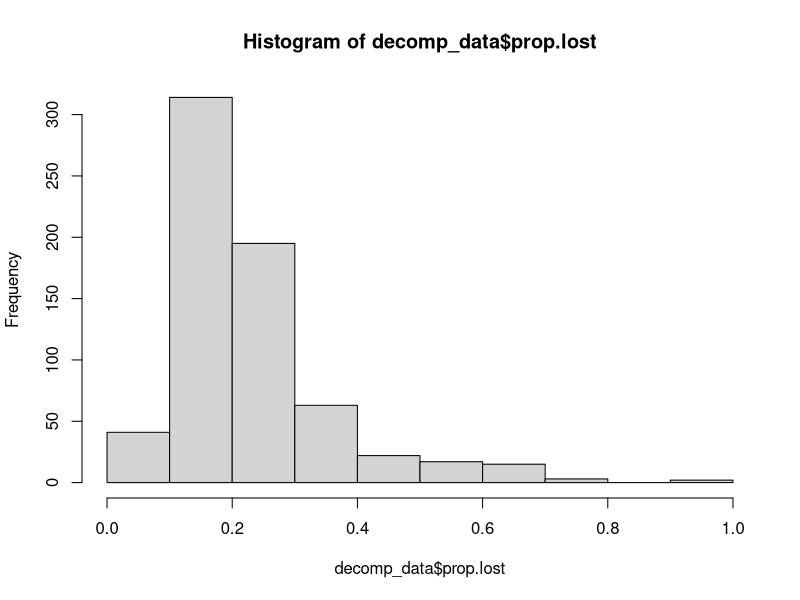

The R script that drew this image: (Note: this script raises an error after producing the figure.)
#=============================================================================#
# Script created to import data and conduct analyses for
# LV Barbosa et al. Austral Ecology 
# Script compatible with R version R version 3.6.3 (2020-02-29)
#=============================================================================#

##############################################################

# Load required libraries
library(tidyverse)
library(lme4)
library(xtable)
##############################################################
# We used split-plot analysis of variance (ANOVA) to determine how N-fertilization 
# influenced litter decomposition. The main effects were 
# litter origin (i.e., High N, low N, or control plots) and 
# litter destination (i.e., High N, low N, or control plots);
# we also included the litter origin x litter destination interaction. 
# Data on the proportion of litter biomass remaining was logit-transformed prior to analysis
# Separate analyses were conducted for each year of the experiment. 

##############################################################
# LOAD AND PROCESS DATA: litter decomposition
##############################################################
decomp_data<-read.csv("./Data/LVB_decomp_data_1march2018.csv", dec=".", header = TRUE, sep = ",", check.names=FALSE )
cols <- c("key", "number", "plot")
decomp_data[cols]<-lapply(decomp_data[cols],as.factor)
rm(cols)
decomp_data <- decomp_data %>% mutate(destination = ordered(destination, levels = c("Control","Low-N","High-N")))
decomp_data <- decomp_data %>% mutate(source = ordered(source, levels = c("Control","Low-N","High-N")))
# calculate the proportion lost from proportion remaining
decomp_data$prop.lost<-(1-decomp_data$prop.rem.3)
hist(decomp_data$prop.lost)
#logit transformation of prop lost 
decomp_data$logit_decomp = log10(decomp_data$prop.lost/(1 - decomp_data$prop.lost))
str(decomp_data)
summary(decomp_data)
decomp_summary_dest <- decomp_data %>% 
  group_by(source,destination,year,replicate, replicate2)
decomp_summary_dest
str(decomp_summary_dest)

# TABLE OF OVERALL DECOMPOSITION BY YEAR (MEAN +/- SD)
decomp.yr <-decomp_data %>% select(year,prop.lost) %>% 
  group_by(year) %>%  
  summarize(mean = mean(prop.lost, na.rm = T), SD = sd(prop.lost, na.rm = T))

# Need rto calclulate averages of logit decomp in each plot for split-plot anova
# first calculate the average SD and SE of the mean of the averages of the 5 bags from each treatement that have been placed in each plot
plot.data<-ungroup(decomp_summary_dest)  
plot.data_M1<-plot.data %>% select(year, source, destination, plot, 
                                   prop.rem.3, prop.lost,logit_decomp) %>%
  group_by(year,source,destination,plot) %>% 
  summarize(avg.prop.lost = mean(prop.lost, na.rm = T),
            avg.logit.decomp = mean(logit_decomp, na.rm = T)) 

plot.data_M2<-plot.data_M1 %>%  group_by(year,source,destination) %>% 
  summarize(avg.prop.lost = mean(avg.prop.lost, na.rm = T),avg.logit.decomp = mean(avg.logit.decomp, na.rm = T))

plot.data_M3<-plot.data_M1 %>%  group_by(year,source,destination) %>% 
  summarize(SD.prop.lost = sd(avg.prop.lost, na.rm = T),SE.prop.lost = sd(avg.prop.lost, na.rm = T)/sqrt(length(avg.prop.lost)),SD.logit.decomp = sd(avg.logit.decomp, na.rm = T), SE.logit.decomp = sd(avg.logit.decomp, na.rm = T)/sqrt(length(avg.logit.decomp)))

plot.data_M4<-left_join(plot.data_M2,plot.data_M3,by=c("year","source","destination"))

plot.data<-left_join(plot.data,plot.data_M4,by=c("year","source","destination"))
avg.2009<-filter(plot.data_M1,year==2009)
avg.2010<-filter(plot.data_M1,year==2010)
avg.2011<-filter(plot.data_M1,year==2011)

DATA.AVG<-avg.2009
# DATA.AVG<-avg.2010
# DATA.AVG<-avg.2011

# SPLIT PLOT ANOVA http://www.personal.psu.edu/mar36/stat_461/split_plot/split_plot.html

# 2009
sp.aov.2009 <- aov(avg.logit.decomp ~ source*destination+Error(plot),data = avg.2009)
summary(sp.aov.2009)

# 2010
sp.aov.2010 <- aov(avg.logit.decomp ~ source*destination+Error(plot),data = avg.2010)
summary(sp.aov.2010)

# 2011
sp.aov.2011 <- aov(avg.logit.decomp ~ source*destination+Error(plot),data = avg.2011)
summary(sp.aov.2011)

# OUTPUT OF AOV TABLES TO WORD DOC
# 2009
out.2009<-xtable(summary(sp.aov.2009))
out.2009<-round(out.2009, 4)
write.csv(out.2009, file="./Output/sp-aov-2009.csv",na = "")
# 2010
out.2010<-xtable(summary(sp.aov.2010))
out.2010<-round(out.2010, 4)
write.csv(out.2010, file="./Output/sp-aov-2010.csv",na = "")
# 2011
out.2011<-xtable(summary(sp.aov.2011))
out.2011<-round(out.2011, 4)
write.csv(out.2011, file="./Output/sp-aov-2011.csv",na = "")

# open word, import file to document
# select the txt file
# once imported, highlight and under TABLE tab, convert text to table with comma sep.



##############################
# FIGURE 
##############################

plot.data_M4$destination <- factor(plot.data_M4$destination, levels = c("High-N","Low-N","Control"))
plot.data_M4$source <- factor(plot.data_M4$source, levels = c("High-N","Low-N","Control"))
fig2 <- ggplot(plot.data_M4,aes(x=source, y=avg.prop.lost, fill=destination)) +
  facet_grid(. ~ year)+
  geom_bar(stat="identity", position=position_dodge(), color="black") +
  geom_errorbar(aes(ymin=avg.prop.lost-SE.prop.lost , ymax=avg.prop.lost+SE.prop.lost ), width=.3,
                position=position_dodge(.9))+
  scale_y_continuous(limit=c(0.0, 0.5))+
  xlab("Litter Source")+
  ylab("Mass loss (proportion)")+
  labs(fill=guide_legend(title="Litter Destination"))+
  scale_fill_manual(values = c("Control" = "#FFFFFF", "Low-N" = "#CCCCCC", "High-N" = "#666666"))
#   # scale_colour_manual(values=c("#666666","#0072B2","#000066"))
fig2<-fig2 + theme_classic() + theme(panel.border = element_blank(), panel.grid.major = element_blank(), 
                                     axis.line.y = element_line(color="black", size = 0.5, lineend="square"),
                                     axis.line.x = element_line(color="black", size = 0.5, lineend="square"),
                                     panel.grid.minor = element_blank(), axis.line = element_line(colour = "black"), #sets colors of axes
                                     plot.title = element_text(hjust=0.05, vjust=-1.8, face="bold", size=22),        #Sets title size, style, location
                                     axis.title.x=element_text(colour="black", size = 20, vjust=-2),            #sets x axis title size, style, distance from axis #add , face = "bold" if you want bold
                                     axis.title.y=element_text(colour="black", size = 20, vjust=2),            #sets y axis title size, style, distance from axis #add , face = "bold" if you want bold
                                     legend.position = c(1.02, 0.75),
                                     # legend.title = element_blank(),
                                     strip.text = element_text(colour="black", size = 16,face="bold"),                    
                                     axis.text.x=element_text(colour="black", size = 16, angle=320,hjust=-0.1),                              #sets size and style of labels on axes
                                     axis.text.y=element_text(colour="black", size = 16),                              #sets size and style of labels on axes
                                     plot.margin = unit(c(1,3,2,1), "cm"),
                                     panel.spacing = unit(1, "lines"))

fig2

# 900 x 500 to save
##############################################################

# We used nested ANOVA to test how N-fertilization affect N litter concentration. 
# Levels of N addition where the litter was collected (litter origin) and the year of 
# litter harvested were fixed effects, with the two measurements of each composite nested 
# within the plot in which the litter was collected (note that we did not use repeated measures 
# ANOVA because we did not necessarily sample the same individual plant each year). 

##############################################################
# UPLOAD & STANDARDIZE DATA on Litter percent nitrogen
##############################################################
litter_N_data<-read.csv("./Data/litter_N.csv", dec=".", header = TRUE, sep = ",", check.names=FALSE )
litter_N_data$treatment<-recode(litter_N_data$treatment, 'high-N' = "High-N",'low-N' = "Low-N",'control'="Control")
litter_N_data$measurement<-rep(1:2, 45)
litter_N_data[8]<-NULL
litter_N_data$year<-as.factor(litter_N_data$year)
str(litter_N_data)
hist(litter_N_data$N_percent)
litter_N_data$log_N_percent<-log(litter_N_data$N_percent)
hist(litter_N_data$log_N_percent)

#This calclulates the mean percent N of the two samples from each plot in each year
litter_n_plot_avg<-litter_N_data %>% group_by(year,treatment,plot) %>% summarize(mean_percent_N=mean(N_percent))
litter_n_plot_avg<-litter_n_plot_avg %>% rename("source"="treatment")
#This calclulates the mean percent N of all samples from each trt in each year
litter_n_trt_avg<-litter_N_data %>% group_by(year,treatment) %>% summarize(mean_percent_N=mean(N_percent))
litter_n_trt_avg<-litter_n_trt_avg %>% rename("source"="treatment")
litter_n_trt_avg$year<-as.numeric(levels(litter_n_trt_avg$year))[litter_n_trt_avg$year]
litter_n_trt_avg <- litter_n_trt_avg %>% mutate(source = ordered(source, levels = c("Control","Low-N","High-N")))
litter_n_trt_avg <- as.data.frame(litter_n_trt_avg)

#############################
# analyses
#############################
# LEAF N BY TREATMENT
# have to avg the two measurments for each plot
lfN.trt <-litter_N_data %>% select(N_percent,plot,treatment,measurement) %>% 
  group_by(plot, treatment) %>% 
  summarize(mean = mean(N_percent, na.rm = T)) %>% 
  group_by(treatment) %>% 
  summarize(mean = mean(mean, na.rm = T))
lfN.trt

# have to avg the two measurments for each plot
lfN.yr <-litter_N_data %>% select(N_percent,plot,year,measurement) %>% 
  group_by(plot, year) %>% 
  summarize(mean = mean(N_percent, na.rm = T)) %>% 
  group_by(year) %>% 
  summarize(mean = mean(mean, na.rm = T))
lfN.yr

########################
#  ANOVA OF litter N
########################
litter_N_data_wide<-litter_N_data %>% spread(measurement, N_percent)
litter_N_data_avg <-litter_N_data %>% group_by(year, treatment,plot) %>% summarise(avg = mean(N_percent))
litter_N_data_avg$year<-as.factor(litter_N_data_avg$year)
litter_N_data$treatment <- factor(litter_N_data$treatment, levels = c("High-N","Low-N","Control"))

# https://stackoverflow.com/questions/37497948/aov-error-term-in-r-whats-the-difference-bw-errorid-and-errorid-timevar
# str(litter_N_data)
# hist(litter_N_data$log_N_percent)
litterN.aov <- aov(N_percent~year*treatment+Error(plot/measurement), data = litter_N_data)
summary(litterN.aov)
plot(lm(litterN.aov))
litterN.table<-xtable(litterN.aov)

##########################
# Figure 
##########################
Fig3<-ggplot(data=litter_N_data, aes(y=N_percent, x=treatment, fill=treatment)) +
  stat_boxplot(geom ='errorbar')+  
  geom_boxplot()+
  facet_grid(. ~ year)+
  scale_fill_manual(values = c("Control" = "#FFFFFF", "Low-N" = "#CCCCCC", "High-N" = "#666666"))+
  xlab("Treatment")+
  ylab("Litter N concentration (%)")+
  scale_y_continuous(limit=c(0.2, 0.6))

Fig3<-Fig3+theme_classic() + theme(panel.border = element_blank(), panel.grid.major = element_blank(), 
                                                 axis.line.y = element_line(color="black", size = 0.5, lineend="square"),
                                                 axis.line.x = element_line(color="black", size = 0.5, lineend="square"),
                                                 panel.grid.minor = element_blank(), axis.line = element_line(colour = "black"), #sets colors of axes
                                                 plot.title = element_text(hjust=0.05, vjust=-1.8, face="bold", size=22),        #Sets title size, style, location
                                                 axis.title.x=element_text(colour="black", size = 20, vjust=-2),            #sets x axis title size, style, distance from axis #add , face = "bold" if you want bold
                                                 axis.title.y=element_text(colour="black", size = 20, vjust=2),            #sets y axis title size, style, distance from axis #add , face = "bold" if you want bold
                                                 legend.position = c(.9, 0.87),
                                                 # legend.title = element_blank(),
                                                 strip.text = element_text(colour="black", size = 16,face="bold"),                    
                                                 axis.text.x=element_text(colour="black", size = 16, angle=320,hjust=-0.1),                              #sets size and style of labels on axes
                                                 axis.text.y=element_text(colour="black", size = 16),                              #sets size and style of labels on axes
                                                 plot.margin = unit(c(1,3,2,1), "cm"),
                                                 panel.spacing = unit(2, "lines"))
Fig3








############################################################
############################################################
# We also used nested ANOVA to test for effects of N addition on soil ammonium, soil respiration, 
# microbial biomass carbon, qCO2, β-glucosidase, and urease activity. 
# Separate analyses were performed for each parameter, with the four cores nested within the plot 
# in which they were collected. Values for qCO2, soil respiration, MBC, and NH4+ were 
# log-transformed prior to the analyses. 

############################################################
# LOAD AND PROCESS DATA ON soil and microbial properties
############################################################
soils_data<-read.csv("./Data/Resumo_solo.csv", dec=".", header = TRUE, sep = ",", check.names=FALSE )
soils_data$treatment<-recode(soils_data$treatment, 'alto' = "High-N",'baixo' = "Low-N",'controle' = "control")

soils_data$log_beta_g<-log(soils_data$beta_g)
soils_data$log_micro_bmass_C<-log(soils_data$micro_bmass_C)
soils_data$log_nh4<-log(soils_data$NH4)
soils_data$log_urease<-log(soils_data$urease)
soils_data$log_soil_resp<-log(soils_data$soil_resp)
soils_data$log_qco2<-log(soils_data$qco2)

##############################
# ANALYSES
##############################

library(dplyr,tidyr)
# soils_data <- soils_data %>% arrange(treatment)
# soils_data$plot_replicate<-rep(rep(1:5, each=4),length.out=60)
colnames(soils_data)
head(soils_data)
soils_data$plot_replicate<-NA

soils_data = soils_data %>% mutate(plot_replicate = factor(ifelse(plot == "1"|plot == "5"|plot == "2", "1", plot_replicate)))
soils_data = soils_data %>% mutate(plot_replicate = factor(ifelse(plot == "3"|plot == "6"|plot == "8", "2", plot_replicate)))
soils_data = soils_data %>% mutate(plot_replicate = factor(ifelse(plot == "4"|plot == "12"|plot == "9", "3", plot_replicate)))
soils_data = soils_data %>% mutate(plot_replicate = factor(ifelse(plot == "7"|plot == "13"|plot == "11", "4", plot_replicate)))
soils_data = soils_data %>% mutate(plot_replicate = factor(ifelse(plot == "10"|plot == "14"|plot == "15", "5", plot_replicate)))

soils_data$plot_replicate<-as.factor(soils_data$plot_replicate)
soils_data$replicate<-as.factor(soils_data$replicate)

soils_data = soils_data %>% mutate(sample = factor(ifelse(replicate == "a", "1", replicate)))
soils_data = soils_data %>% mutate(sample = factor(ifelse(replicate == "b", "2", replicate)))
soils_data = soils_data %>% mutate(sample = factor(ifelse(replicate == "c", "3", replicate)))
soils_data = soils_data %>% mutate(sample = factor(ifelse(replicate == "d", "4", replicate)))


colnames(soils_data)
soils_data<-soils_data %>% select(number,plot,treatment,plot_replicate,sample,beta_g,
                                  micro_bmass_C,NH4,urease,soil_resp,qco2,log_beta_g,
                                  log_micro_bmass_C,log_nh4,log_urease,log_soil_resp,log_qco2) %>% 
  rename("sampleID"="number","plotID"="plot") %>% 
  arrange(treatment)

head(soils_data)
str(soils_data)

soils_data$plotID<-as.factor(soils_data$plotID)
soils_data$plot_replicate<-as.factor(soils_data$plot_replicate)
soils_data$sample<-as.factor(soils_data$sample)

a<-nlevels(soils_data$treatment)
b<-nlevels(soils_data$plot_replicate)
n<-nlevels(soils_data$sample)

DF_AmongGroups<-(a-1)
DF_AmongGroups
DF_AmongReplicatesWithinGroups<-a*(b-1)
DF_AmongReplicatesWithinGroups
DF_Residual<-a*b*(n-1)
DF_Residual
DF_total<-a*b*n-1
DF_total
a
b
n

# MS_groups<-SS_amonggroups/DF_AmongGroups
# MS_AmongRepsWithinGroups<-SS_replicates_groups/DF_AmongReplicatesWithinGroups
# MS_subsamples<-SS_subsamples/DF_Residual

# F_groups<-MS_groups/MS_AmongRepsWithinGroups  
# F_groups_df_1<-DF_AmongGroups
# F_groups_df_2<-DF_AmongReplicatesWithinGroups

# F_AmongReplicatesWithingGroups<-MS_AmongRepsWithinGroups/# MS_subsamples
# F_AmongReplicatesWithingGroups_df_1<-DF_AmongReplicatesWithinGroups
# F_groups_df_2<-DF_Residual

# https://rcompanion.org/rcompanion/d_07.html
# fit = aov(Protein ~ Tech + Error(Rat), data=Data)
# summary(fit)

####### NH4
head(soils_data)
# fit_log_nh4 = aov(log_nh4 ~ treatment + Error(treatment/plot_replicate), data=soils_data)
fit_log_nh4 = aov(log_nh4 ~ treatment + Error(plotID), data=soils_data)
# to use these see http://online.sfsu.edu/efc/classes/biol458/labs/lab8/Lab-8-R-version.pdf
# fit_log_nh4 = aov(log_nh4 ~ treatment/plotID, data=soils_data)
# fit_log_nh4 = summary(lmer(log_nh4 ~ treatment + (1|plotID), data=soils_data))
# fit_log_nh4 = aov(log_nh4 ~ treatment + plot_replicate:treatment, data=soils_data)
summary(fit_log_nh4)

# res2 <- lm(log_nh4 ~ treatment/plotID, data = soils_data)
# anova(res2)
# fit_log_nh4 = lm(log_nh4 ~ treatment + plot_replicate/sample_replicate, data=soils_data)

# The summary of the aov will produce the correct test for TREATMENT  The test for 
# PLOT can be performed by manually calculating the p-value for the F-test using
# the output for Error:PLOT_REPLICATE and Error:Within.
# Using Mean Sq and Df values to get p-value for H = treatment and Error = Plot
# THIS IS THE SAME AS summary(fit)
# pf(q=.5160/0.3284,
#    df1=2,
#    df2=12,
#    lower.tail=FALSE)

# Using Mean Sq and Df values to get p-value for H = Rat and Error = Within
# # SS of residuals of error plotID/ss of residuals within
pf(q=3.941/2.675,
   df1=12,
   df2=45,
   lower.tail=F)

# pf(q=3.941/2.675,
#    df1=12,
#    df2=30,
#    lower.tail=F)

# MS_groups<-SS_amonggroups/DF_AmongGroups
MS_groups<-1.03/DF_AmongGroups
# MS_AmongRepsWithinGroups<-SS_replicates_groups/DF_AmongReplicatesWithinGroups
MS_AmongRepsWithinGroups<-3.94/DF_AmongReplicatesWithinGroups
# MS_subsamples<-SS_subsamples/DF_Residual
MS_subsamples<-2.68/DF_Residual

# F_groups<-MS_groups/MS_AmongRepsWithinGroups  
F_groups<-MS_groups/MS_AmongRepsWithinGroups  
F_groups_df_1<-DF_AmongGroups
F_groups_df_2<-DF_AmongReplicatesWithinGroups

F_AmongReplicatesWithingGroups<-MS_AmongRepsWithinGroups/MS_subsamples
F_AmongReplicatesWithingGroups_df_1<-DF_AmongReplicatesWithinGroups
F_groups_df_2<-DF_Residual

log_nh4_2.table<-xtable(aov(log_nh4 ~ treatment + Error(plotID), data=soils_data))
log_nh4_2.table<-round(log_nh4_2.table, 2)
write.csv(log_nh4_2.table, file="./Output/log_nh4.aov.table2.csv",na = "")
# plot(fit_log_nh4)
# par(op)
############

head(soils_data)
fit_log_soil_resp2 = aov(log_soil_resp ~ treatment + Error(plotID), data=soils_data)
# fit_log_nh4 = lm(log_nh4 ~ treatment + plot_replicate/sample_replicate, data=soils_data)
summary(fit_log_soil_resp2)

# The summary of the aov will produce the correct test for TREATMENT  The test for 
# PLOT can be performed by manually calculating the p-value for the F-test using
# the output for Error:PLOT_REPLICATE and Error:Within.
# Using Mean Sq and Df values to get p-value for H = treatment and Error = Plot
# THIS IS THE SAME AS summary(fit)
pf(q=0.04/0.11,
   df1=2,
   df2=12,
   lower.tail=FALSE)

# Using Mean Sq and Df values to get p-value for H = Rat and Error = Within
# SS of residuals of error plotID/ss of residuals within
# pf(q=1.3694/3.099,
#    df1=12,
#    df2=30,
#    lower.tail=F)

pf(q=1.3694/3.099,
   df1=12,
   df2=45,
   lower.tail=F)


# MS_groups<-SS_amonggroups/DF_AmongGroups
MS_groups<-0.08/DF_AmongGroups
# MS_AmongRepsWithinGroups<-SS_replicates_groups/DF_AmongReplicatesWithinGroups
MS_AmongRepsWithinGroups<-1.37/DF_AmongReplicatesWithinGroups
# MS_subsamples<-SS_subsamples/DF_Residual
MS_subsamples<-3.1/DF_Residual
MS_subsamples<-3.1/45
# F_groups<-MS_groups/MS_AmongRepsWithinGroups  
F_groups<-MS_groups/MS_AmongRepsWithinGroups  
F_groups_df_1<-DF_AmongGroups
F_groups_df_2<-DF_AmongReplicatesWithinGroups

F_AmongReplicatesWithingGroups<-MS_AmongRepsWithinGroups/MS_subsamples
F_AmongReplicatesWithingGroups_df_1<-DF_AmongReplicatesWithinGroups
F_groups_df_2<-DF_Residual


log_soil_resp2.table<-xtable(aov(log_soil_resp ~ treatment + Error(plotID), data=soils_data))
log_soil_resp2.table<-round(log_soil_resp2.table, 2)
write.csv(log_soil_resp2.table, file="./Output/log_soil_resp.aov.table2.csv",na = "")

############
head(soils_data)
fit_log_micro_bmass_C = aov(log_micro_bmass_C ~ treatment + Error(plotID), data=soils_data)
# fit_log_micro_bmass_C = aov(log_micro_bmass_C ~ treatment + treatment/plotID, data=soils_data)
# fit_log_nh4 = lm(log_nh4 ~ treatment + plot_replicate/sample_replicate, data=soils_data)
summary(fit_log_micro_bmass_C)

# The summary of the aov will produce the correct test for TREATMENT  The test for 
# PLOT can be performed by manually calculating the p-value for the F-test using
# the output for Error:PLOT_REPLICATE and Error:Within.
# Using Mean Sq and Df values to get p-value for H = treatment and Error = Plot
# THIS IS THE SAME AS summary(fit)
# pf(q=.5160/0.3284,
#    df1=2,
#    df2=12,
#    lower.tail=FALSE)

# Using Mean Sq and Df values to get p-value for H = Rat and Error = Within
# SS of residuals of error plotID/ss of residuals within
pf(q=9.805/29.04,
   df1=12,
   df2=45,
   lower.tail=F)
pf(q=9.805/29.04,
   df1=12,
   df2=30,
   lower.tail=F)


# MS_groups<-SS_amonggroups/DF_AmongGroups
MS_groups<-0.36/DF_AmongGroups
# MS_AmongRepsWithinGroups<-SS_replicates_groups/DF_AmongReplicatesWithinGroups
MS_AmongRepsWithinGroups<-9.81/DF_AmongReplicatesWithinGroups
# MS_subsamples<-SS_subsamples/DF_Residual
MS_subsamples<-29.04/DF_Residual
MS_subsamples<-29.04/45
# F_groups<-MS_groups/MS_AmongRepsWithinGroups  
F_groups<-MS_groups/MS_AmongRepsWithinGroups  
F_groups_df_1<-DF_AmongGroups
F_groups_df_2<-DF_AmongReplicatesWithinGroups

F_AmongReplicatesWithingGroups<-MS_AmongRepsWithinGroups/MS_subsamples
F_AmongReplicatesWithingGroups_df_1<-DF_AmongReplicatesWithinGroups
F_groups_df_2<-DF_Residual

log_micro_bmass_C2.table<-xtable(aov(log_micro_bmass_C ~ treatment + Error(plotID), data=soils_data))
log_micro_bmass_C2.table<-round(log_micro_bmass_C2.table, 2)
write.csv(log_micro_bmass_C2.table, file="./Output/log_micro_bmass_C2.aov.table2.csv",na = "")

############
head(soils_data)
fit_log_qco2 = aov(log_qco2 ~ treatment + Error(plotID), data=soils_data)
# + treatment/plotID
# fit_log_nh4 = lm(log_nh4 ~ treatment + plot_replicate/sample_replicate, data=soils_data)
summary(fit_log_qco2)

# The summary of the aov will produce the correct test for TREATMENT  The test for 
# PLOT can be performed by manually calculating the p-value for the F-test using
# the output for Error:PLOT_REPLICATE and Error:Within.
# Using Mean Sq and Df values to get p-value for H = treatment and Error = Plot
# THIS IS THE SAME AS summary(fit)
# pf(q=.5160/0.3284,
#    df1=2,
#    df2=12,
#    lower.tail=FALSE)

# Using Mean Sq and Df values to get p-value for H = Rat and Error = Within
# SS of residuals of error plotID/ss of residuals within
pf(q=12.852/34,
   df1=12,
   df2=45,
   lower.tail=F)
pf(q=12.852/34,
   df1=12,
   df2=30,
   lower.tail=F)


# MS_groups<-SS_amonggroups/DF_AmongGroups
MS_groups<-0.21/DF_AmongGroups
# MS_AmongRepsWithinGroups<-SS_replicates_groups/DF_AmongReplicatesWithinGroups
MS_AmongRepsWithinGroups<-12.85/DF_AmongReplicatesWithinGroups
# MS_subsamples<-SS_subsamples/DF_Residual
MS_subsamples<-34/DF_Residual
MS_subsamples<-34/45
# F_groups<-MS_groups/MS_AmongRepsWithinGroups  
F_groups<-MS_groups/MS_AmongRepsWithinGroups  
F_groups_df_1<-DF_AmongGroups
F_groups_df_2<-DF_AmongReplicatesWithinGroups

F_AmongReplicatesWithingGroups<-MS_AmongRepsWithinGroups/MS_subsamples
F_AmongReplicatesWithingGroups_df_1<-DF_AmongReplicatesWithinGroups
F_groups_df_2<-DF_Residual


log_qco2.table<-xtable(aov(log_qco2 ~ treatment + Error(plotID), data=soils_data))
log_qco2.table<-round(log_qco2.table, 2)
write.csv(log_qco2.table, file="./Output/log_qco22.aov.table2.csv",na = "")

############
head(soils_data)
fit_beta_g = aov(beta_g ~ treatment + Error(plotID), data=soils_data)
# + treatment/plotID
# fit_log_nh4 = lm(log_nh4 ~ treatment + plot_replicate/sample_replicate, data=soils_data)
summary(fit_beta_g)

# The summary of the aov will produce the correct test for TREATMENT  The test for 
# PLOT can be performed by manually calculating the p-value for the F-test using
# the output for Error:PLOT_REPLICATE and Error:Within.
# Using Mean Sq and Df values to get p-value for H = treatment and Error = Plot
# THIS IS THE SAME AS summary(fit)
# pf(q=.5160/0.3284,
#    df1=2,
#    df2=12,
#    lower.tail=FALSE)

# Using Mean Sq and Df values to get p-value for H = Rat and Error = Within
# SS of residuals of error plotID/ss of residuals within
pf(q=8118/32218,
   df1=12,
   df2=45,
   lower.tail=F)



# MS_groups<-SS_amonggroups/DF_AmongGroups
MS_groups<-1646/DF_AmongGroups
# MS_AmongRepsWithinGroups<-SS_replicates_groups/DF_AmongReplicatesWithinGroups
MS_AmongRepsWithinGroups<-8118/DF_AmongReplicatesWithinGroups
# MS_subsamples<-SS_subsamples/DF_Residual
MS_subsamples<-32218/DF_Residual
MS_subsamples<-32218/45
# F_groups<-MS_groups/MS_AmongRepsWithinGroups  
F_groups<-MS_groups/MS_AmongRepsWithinGroups  
F_groups_df_1<-DF_AmongGroups
F_groups_df_2<-DF_AmongReplicatesWithinGroups

F_AmongReplicatesWithingGroups<-MS_AmongRepsWithinGroups/MS_subsamples
F_AmongReplicatesWithingGroups_df_1<-DF_AmongReplicatesWithinGroups
F_groups_df_2<-DF_Residual


beta_g.table<-xtable(aov(beta_g ~ treatment + Error(plotID), data=soils_data))
beta_g.table<-round(beta_g.table, 2)
write.csv(beta_g.table, file="./Output/beta_g2.aov.table2.csv",na = "")

############
head(soils_data)
fit_urease = aov(urease ~ treatment + Error(plotID), data=soils_data)
# + treatment/plotID
# fit_log_nh4 = lm(log_nh4 ~ treatment + plot_replicate/sample_replicate, data=soils_data)
summary(fit_urease)
# The summary of the aov will produce the correct test for TREATMENT  The test for 
# PLOT can be performed by manually calculating the p-value for the F-test using
# the output for Error:PLOT_REPLICATE and Error:Within.
# Using Mean Sq and Df values to get p-value for H = treatment and Error = Plot
# THIS IS THE SAME AS summary(fit)
pf(q=24471/253973,
   df1=2,
   df2=12,
   lower.tail=FALSE)

# Using Mean Sq and Df values to get p-value for H = Rat and Error = Within
# SS of residuals of error plotID/ss of residuals within
pf(q=253973/22057,
   df1=12,
   df2=45,
   lower.tail=F)

# pf(q=253973/22057,
#    df1=12,
#    df2=30,
#    lower.tail=F)

# MS_groups<-SS_amonggroups/DF_AmongGroups
MS_groups<-24471/DF_AmongGroups
# MS_AmongRepsWithinGroups<-SS_replicates_groups/DF_AmongReplicatesWithinGroups
MS_AmongRepsWithinGroups<-253973/DF_AmongReplicatesWithinGroups
# MS_subsamples<-SS_subsamples/DF_Residual
MS_subsamples<-22057/DF_Residual
MS_subsamples<-22057/45
# F_groups<-MS_groups/MS_AmongRepsWithinGroups  
F_groups<-MS_groups/MS_AmongRepsWithinGroups  
F_groups_df_1<-DF_AmongGroups
F_groups_df_2<-DF_AmongReplicatesWithinGroups

F_AmongReplicatesWithingGroups<-MS_AmongRepsWithinGroups/MS_subsamples
F_AmongReplicatesWithingGroups_df_1<-DF_AmongReplicatesWithinGroups
F_groups_df_2<-DF_Residual

urease.table<-xtable(aov(urease ~ treatment + Error(plotID), data=soils_data))
urease.table<-round(urease.table, 2)
write.csv(urease.table, file="./Output/urease2.aov.table2.csv",na = "")
